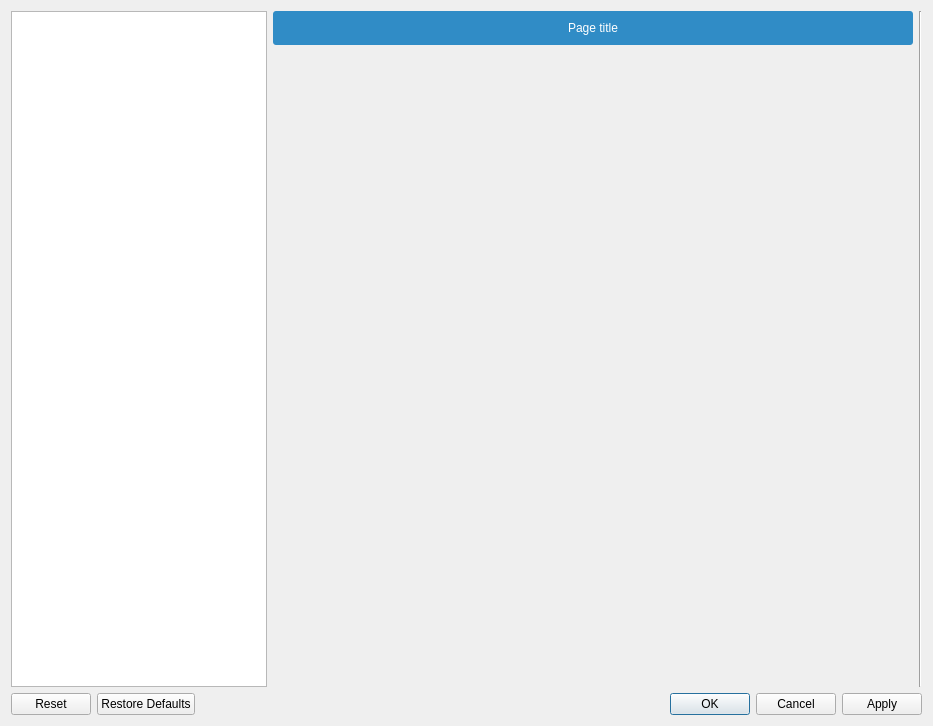
<?xml version="1.0" encoding="UTF-8"?>
<ui version="4.0">
 <class>Dialog</class>
 <widget class="QDialog" name="Dialog">
  <property name="geometry">
   <rect>
    <x>0</x>
    <y>0</y>
    <width>933</width>
    <height>726</height>
   </rect>
  </property>
  <property name="windowTitle">
   <string>Preferences</string>
  </property>
  <property name="windowIcon">
   <iconset>
    <normaloff>:/icons/Preferences-system.png</normaloff>:/icons/Preferences-system.png</iconset>
  </property>
  <layout class="QVBoxLayout" name="verticalLayout">
   <item>
    <layout class="QHBoxLayout" name="horizontalLayout">
     <property name="rightMargin">
      <number>0</number>
     </property>
     <item>
      <widget class="QTreeWidget" name="categories">
       <property name="sizePolicy">
        <sizepolicy hsizetype="Minimum" vsizetype="Expanding">
         <horstretch>0</horstretch>
         <verstretch>0</verstretch>
        </sizepolicy>
       </property>
       <property name="minimumSize">
        <size>
         <width>250</width>
         <height>0</height>
        </size>
       </property>
       <property name="toolTip">
        <string>Categories</string>
       </property>
       <property name="iconSize">
        <size>
         <width>22</width>
         <height>22</height>
        </size>
       </property>
       <attribute name="headerVisible">
        <bool>false</bool>
       </attribute>
       <column>
        <property name="text">
         <string>item</string>
        </property>
       </column>
      </widget>
     </item>
     <item>
      <layout class="QVBoxLayout" name="verticalLayout_2">
       <property name="topMargin">
        <number>0</number>
       </property>
       <item>
        <widget class="QLabel" name="label_title">
         <property name="styleSheet">
          <string notr="true">background-color: palette(highlight);
color: palette(highlighted-text);
padding: 10px;
border-radius:3px;</string>
         </property>
         <property name="text">
          <string>Page title</string>
         </property>
         <property name="alignment">
          <set>Qt::AlignCenter</set>
         </property>
        </widget>
       </item>
       <item>
        <widget class="QStackedWidget" name="pages">
         <property name="sizePolicy">
          <sizepolicy hsizetype="Minimum" vsizetype="Preferred">
           <horstretch>0</horstretch>
           <verstretch>0</verstretch>
          </sizepolicy>
         </property>
        </widget>
       </item>
      </layout>
     </item>
     <item>
      <widget class="Line" name="line">
       <property name="orientation">
        <enum>Qt::Vertical</enum>
       </property>
      </widget>
     </item>
    </layout>
   </item>
   <item>
    <widget class="QDialogButtonBox" name="buttons">
     <property name="toolTip">
      <string>&lt;html&gt;&lt;head/&gt;&lt;body&gt;&lt;p&gt;Ok: Apply settings and quit the dialog&lt;/p&gt;&lt;p&gt;Cancel: Quit the dialog without applying the settings&lt;/p&gt;&lt;p&gt;Reset: reset the value of the changed settings of the current page (cancel any changes you've made)&lt;/p&gt;&lt;p&gt;Restore defaults: restore the initial default values of the current page&lt;/p&gt;&lt;/body&gt;&lt;/html&gt;</string>
     </property>
     <property name="orientation">
      <enum>Qt::Horizontal</enum>
     </property>
     <property name="standardButtons">
      <set>QDialogButtonBox::Apply|QDialogButtonBox::Cancel|QDialogButtonBox::Ok|QDialogButtonBox::Reset|QDialogButtonBox::RestoreDefaults</set>
     </property>
     <property name="centerButtons">
      <bool>false</bool>
     </property>
    </widget>
   </item>
  </layout>
 </widget>
 <resources/>
 <connections>
  <connection>
   <sender>buttons</sender>
   <signal>accepted()</signal>
   <receiver>Dialog</receiver>
   <slot>accept()</slot>
   <hints>
    <hint type="sourcelabel">
     <x>248</x>
     <y>254</y>
    </hint>
    <hint type="destinationlabel">
     <x>157</x>
     <y>274</y>
    </hint>
   </hints>
  </connection>
  <connection>
   <sender>buttons</sender>
   <signal>rejected()</signal>
   <receiver>Dialog</receiver>
   <slot>reject()</slot>
   <hints>
    <hint type="sourcelabel">
     <x>316</x>
     <y>260</y>
    </hint>
    <hint type="destinationlabel">
     <x>286</x>
     <y>274</y>
    </hint>
   </hints>
  </connection>
 </connections>
</ui>
